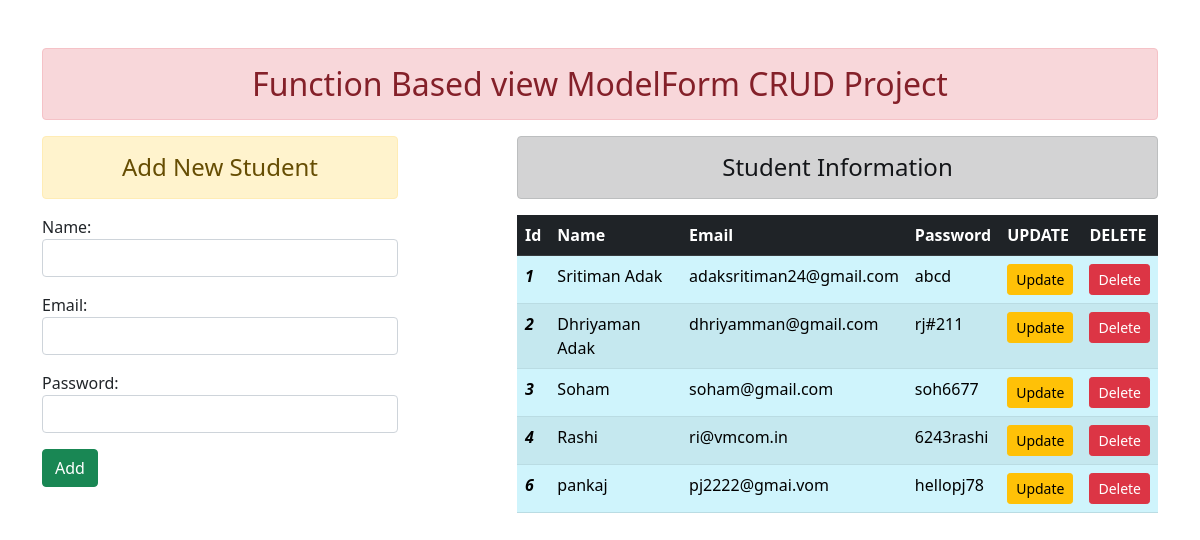
The page / on the database its author committed.
### enroll/models.py (models this page shows)
class User(models.Model):
    name = models.CharField(max_length = 70)
    email = models.EmailField(max_length = 100)
    password = models.CharField(max_length = 100)

### enroll/views.py (the view)
# urls.py: path('', views.addandshow, name = 'addandshow'),
def addandshow(request):
    if request.method == 'POST':
        fm = StudentRegistration(request.POST)#comes with data filled
        if fm.is_valid():
            name = fm.cleaned_data['name']
            email = fm.cleaned_data['email']
            pwd = fm.cleaned_data['password']
            user = User(name = name, email = email, password = pwd)
            user.save()
            fm = StudentRegistration() #empty form
    else:
        fm = StudentRegistration()
    stud = User.objects.all()
    return render(request, 'enroll/addandshow.html',{'fm':fm, 'stud':stud})

### enroll/forms.py
class StudentRegistration(forms.ModelForm):
    class Meta:
        model = User
        fields = ['name','email','password']
        labels = {}
        widgets= {
            'name': forms.TextInput(attrs={'class':'form-control'}),
            'password': forms.PasswordInput(render_value = True ,attrs={'class':'form-control'}),
            'email': forms.EmailInput(attrs={'class':'form-control'}),
            }

### enroll/templates/enroll/addandshow.html (shortened to what this page needs)
{% extends 'enroll/base.html' %}
{% block content %}
<div class="row">
    <div class="col-sm-4">
        <h4 class = 'text-center alert alert-warning'>Add New Student</h4>
        <form action="" method="post" class='form-group'>
            {{fm.as_p}}
            <input type="submit" value="Add" class='btn btn-success'>
        </form>
    </div>
    <div class="col-sm-7 offset-1">
        <h4 class = 'text-center alert alert-dark'>Student Information</h4>
        <table class = 'table table-striped table-hover table-responsive'>
            <tr class= >
                <th class = 'table-dark'>Id</th>
                <th class = 'table-dark'>Name</th>
                <th class = 'table-dark'>Email</th>
                <th class = 'table-dark'>Password</th>
                <th class = 'table-dark'>UPDATE</th>
                <th class = 'table-dark'>DELETE</th>
            </tr>
            {% for student in stud %}
            <tr class = 'table-info'>
                <td><b><i>{{student.id}}</i></b></td>
                <td>{{student.name}}</td>
                <td>{{student.email}}</td>
                <td>{{student.password}}</td>
                <td>
                    <form action="{% url 'update_data' student.id %}" method="GET">
                        <input type="submit" value='Update' class= 'btn btn-warning btn-sm'>
                    </form>
                </td>
                <td>
                    <form action="{% url 'delete_data' student.id %}" method="post">
                        <input type="submit" value='Delete' class= 'btn btn-danger btn-sm'>
                    </form>
                </td>
            </tr>
            {% endfor %}
        </table>
    </div>
</div>
{% endblock content %}

### enroll/templates/enroll/base.html (shortened to what this page needs)
{% load static %}
<!DOCTYPE html>
<html lang="en">
<head>
    <link rel="stylesheet" href="{% static 'enroll/css/bootstrap.css' %}">
</head>
<body>
    <div class="container mt-5">
        <h2 class = 'text-center alert alert-danger'>Function Based view ModelForm CRUD Project</h2>
        {% block content %}
        {% endblock content %}
    </div>
</body>
</html>

### rows shown on the page
User: id "1", name "Sritiman Adak", email "adaksritiman24@gmail.com", password "abcd"
User: id "2", name "Dhriyaman Adak", email "dhriyamman@gmail.com", password "rj#211"
User: id "3", name "Soham", email "soham@gmail.com", password "soh6677"
User: id "4", name "Rashi", email "ri@vmcom.in", password "6243rashi"
User: id "6", name "pankaj", email "pj2222@gmai.vom", password "hellopj78"
